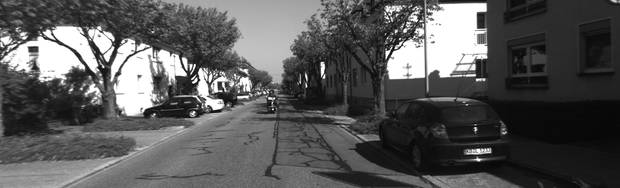
#> input picture 1.jpg, 620 x 188 px, given in place of 1.png, which was not available
$ python pngtojpg.py   (older library calls are emulated)
#> lines starting #> are read from the running program, lines starting #| are printed output that depends on the picture
from PIL import Image
import cv2 as cv
import os

def PNG_JPG(PngPath):
#> called with PngPath = 'D:\\maskrcnn\\Mask_RCNN\\1.png'
    img = cv.imread(PngPath, 0)
#> img is the input picture: shape (188, 620); min 0, max 255, mean 88.2
    w, h = img.shape[::-1]
#> w = 620; h = 188
    infile = PngPath
    outfile = os.path.splitext(infile)[0] + ".jpg"
    img = Image.open(infile)
    img = img.resize((int(w / 2), int(h / 2)), Image.ANTIALIAS)
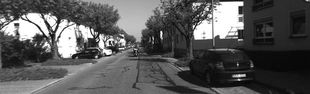
#> img: PIL image 310x94 RGB; min 0, max 255, mean 88.1
    try:
        if len(img.split()) == 4:
            # prevent IOError: cannot write mode RGBA as BMP
            r, g, b, a = img.split()
            img = Image.merge("RGB", (r, g, b))
            img.convert('RGB').save(outfile, quality=70)
            os.remove(PngPath)
        else:
            img.convert('RGB').save(outfile, quality=70)
            os.remove(PngPath)
        return outfile
    except Exception as e:
        print("PNG转换JPG 错误", e)

img=r'D:\maskrcnn\Mask_RCNN\1.png'
Path='./'
if img.endswith('.png'):
    #PngPath= Path + img
    PNG_JPG(img)

$ run again, with .png saved as 1.jpg
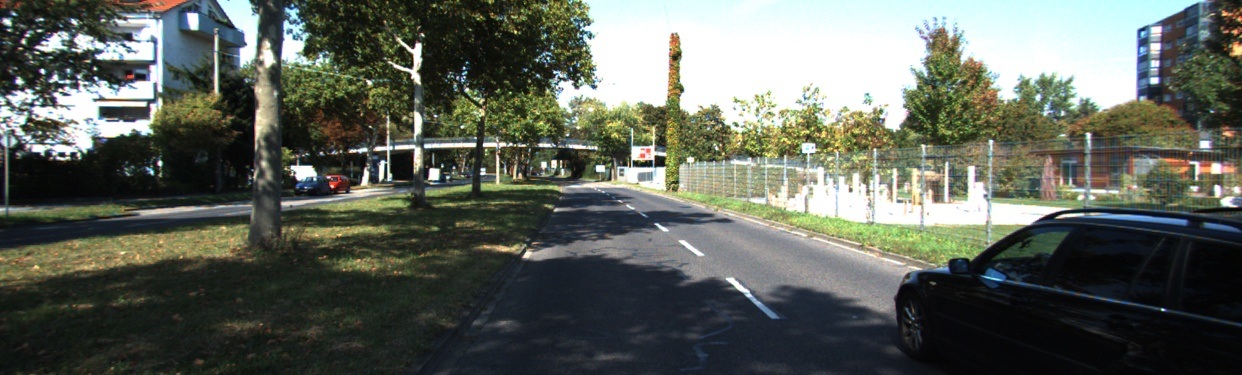
#> input picture .png, 1242 x 375 px, given in place of 1.png, which was not available
#> in PNG_JPG, `img = cv.imread(PngPath, 0)`:
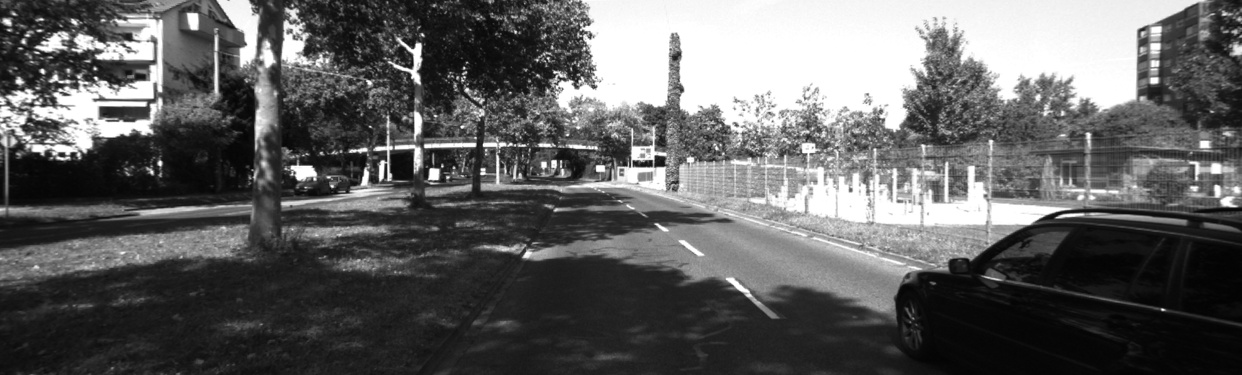
#> img: shape (375, 1242); min 2, max 255, mean 96.6
#> in PNG_JPG, `img = img.resize((int(w / 2), int(h / 2)), Image.ANTIALIAS)`:
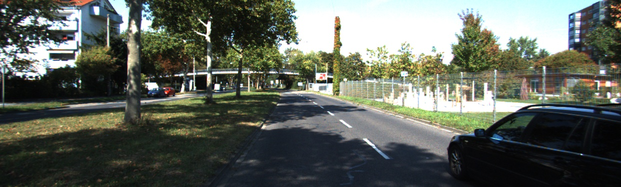
#> img: PIL image 621x187 RGB; mean R, G, B 93.7, 99.1, 90.1

$ run again, with right.png saved as 1.jpg
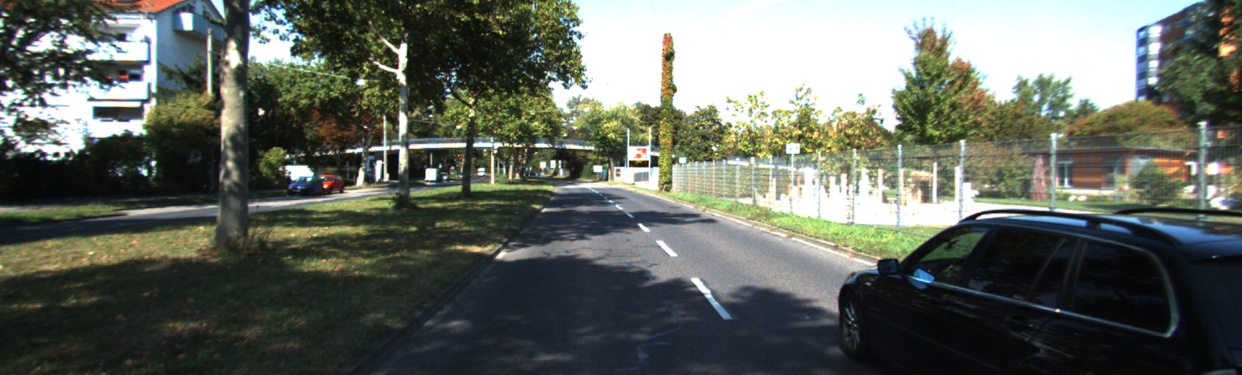
#> input picture right.png, 1242 x 375 px, given in place of 1.png, which was not available
#> in PNG_JPG, `img = cv.imread(PngPath, 0)`:
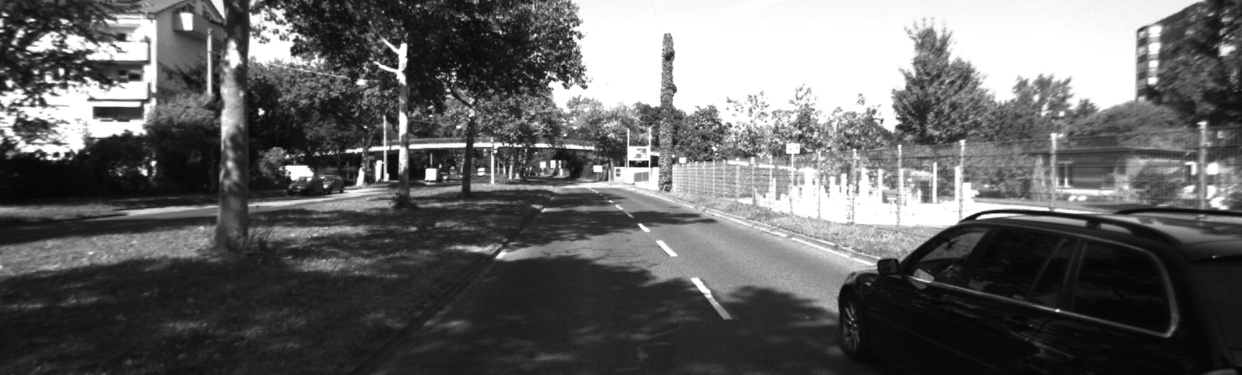
#> img: shape (375, 1242); min 4, max 255, mean 100.1
#> in PNG_JPG, `img = img.resize((int(w / 2), int(h / 2)), Image.ANTIALIAS)`:
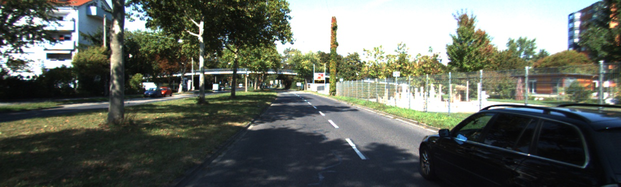
#> img: PIL image 621x187 RGB; mean R, G, B 97.3, 102.5, 93.9
